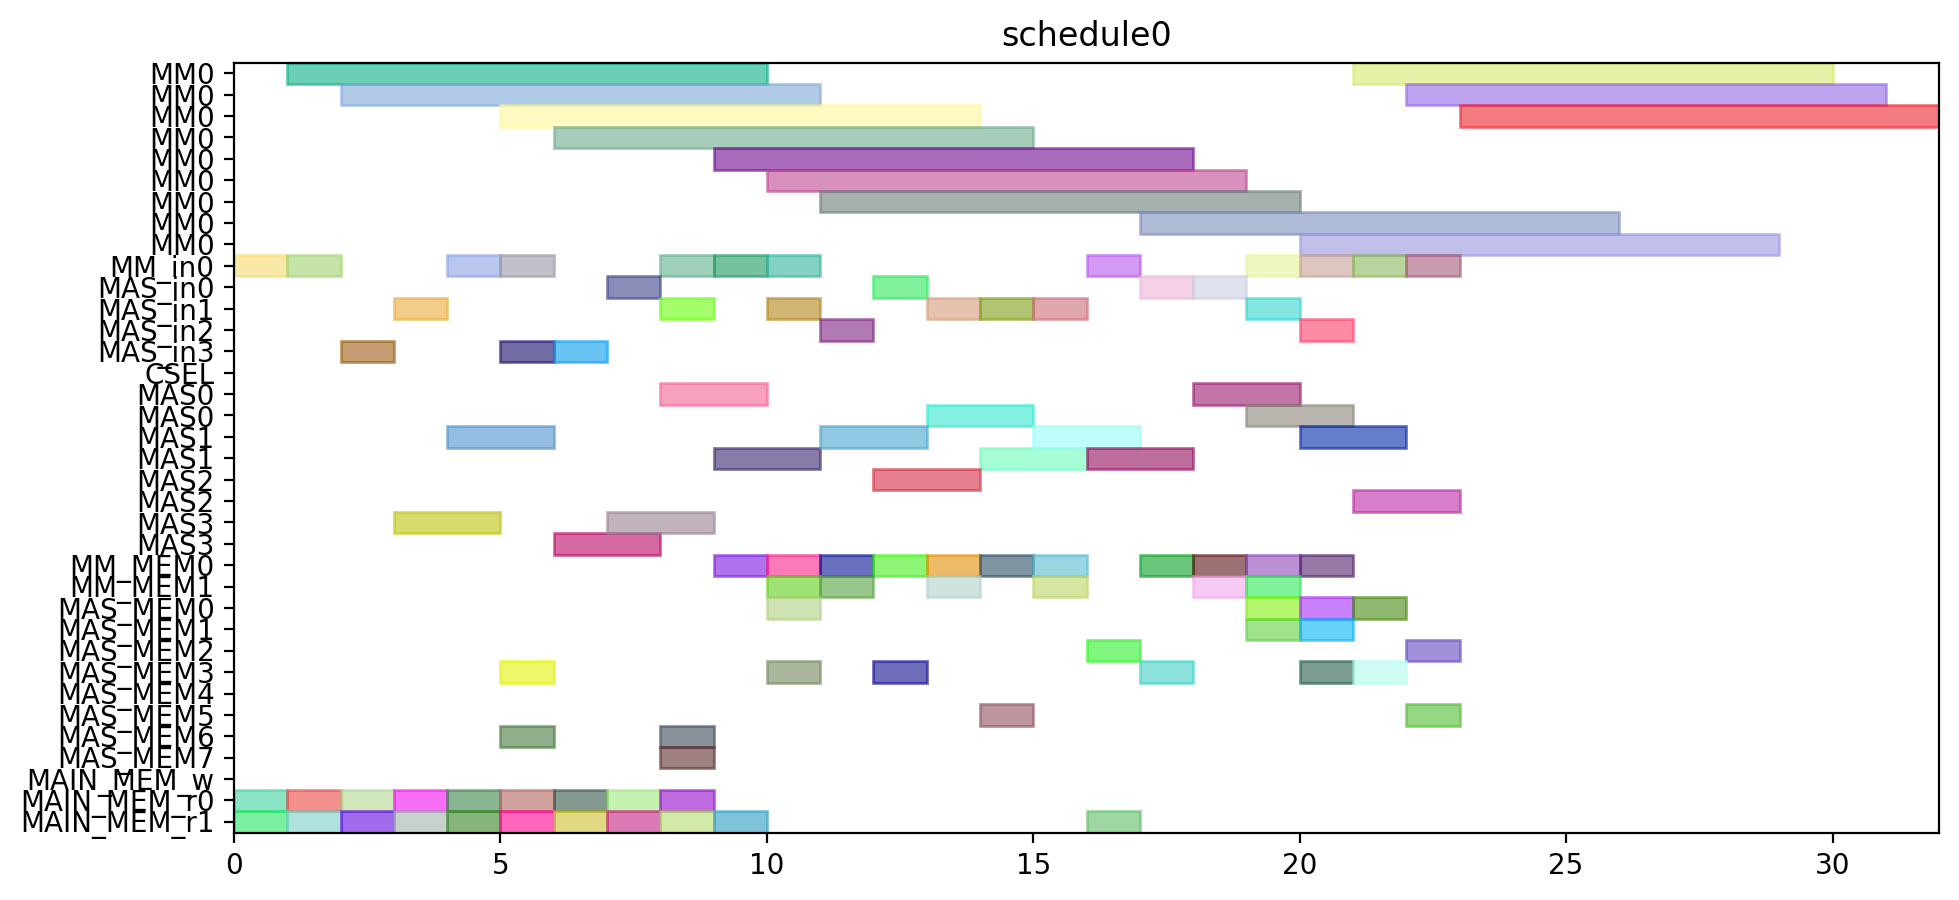

Generate this figure with Python:
from pyschedule import Scenario, solvers, plotters, alt


def solve():
	horizon = 120
	S = Scenario("schedule0", horizon=horizon)

	# resource
	MM = S.Resources('MM', num=1, size=9)
	MM_in = S.Resources('MM_in', num=1)
	MAS_in = S.Resources('MAS_in', num=4)
	CSEL = S.Resource('CSEL')
	MAS = S.Resources('MAS', num=4, size=2, periods=range(1, horizon))
	MM_MEM = S.Resources('MM_MEM', num=2)
	MAS_MEM = S.Resources('MAS_MEM', num=8)
	MAIN_MEM_w = S.Resource('MAIN_MEM_w', size=1)
	MAIN_MEM_r = S.Resources('MAIN_MEM_r', num=2)

	# result of previous scheduling

	# new tasks
	t0 = S.Task('t0', length=9, delay_cost=1)
	t0 += alt(MM)
	t0_in = S.Task('t0_in', length=1, delay_cost=1)
	t0_in += alt(MM_in)
	S += t0_in*MM_in[0]<=t0*MM[0]
	t0_mem0 = S.Task('t0_mem0', length=1, delay_cost=1)
	t0_mem0 += MAIN_MEM_r[0]
	S += t0_mem0 <= t0

	t0_mem1 = S.Task('t0_mem1', length=1, delay_cost=1)
	t0_mem1 += MAIN_MEM_r[1]
	S += t0_mem1 <= t0

	t1 = S.Task('t1', length=9, delay_cost=1)
	t1 += alt(MM)
	t1_in = S.Task('t1_in', length=1, delay_cost=1)
	t1_in += alt(MM_in)
	S += t1_in*MM_in[0]<=t1*MM[0]
	t1_mem0 = S.Task('t1_mem0', length=1, delay_cost=1)
	t1_mem0 += MAIN_MEM_r[0]
	S += t1_mem0 <= t1

	t1_mem1 = S.Task('t1_mem1', length=1, delay_cost=1)
	t1_mem1 += MAIN_MEM_r[1]
	S += t1_mem1 <= t1

	t2 = S.Task('t2', length=9, delay_cost=1)
	t2 += alt(MM)
	t2_in = S.Task('t2_in', length=1, delay_cost=1)
	t2_in += alt(MM_in)
	S += t2_in*MM_in[0]<=t2*MM[0]
	t2_mem0 = S.Task('t2_mem0', length=1, delay_cost=1)
	t2_mem0 += MAIN_MEM_r[0]
	S += t2_mem0 <= t2

	t2_mem1 = S.Task('t2_mem1', length=1, delay_cost=1)
	t2_mem1 += MAIN_MEM_r[1]
	S += t2_mem1 <= t2

	t3 = S.Task('t3', length=2, delay_cost=1)
	t3 += alt(MAS)
	t3_in = S.Task('t3_in', length=1, delay_cost=1)
	t3_in += alt(MAS_in)
	S += t3_in*MAS_in[0]<=t3*MAS[0]

	S += t3_in*MAS_in[1]<=t3*MAS[1]

	S += t3_in*MAS_in[2]<=t3*MAS[2]

	S += t3_in*MAS_in[3]<=t3*MAS[3]

	t3_mem0 = S.Task('t3_mem0', length=1, delay_cost=1)
	t3_mem0 += MAIN_MEM_r[0]
	S += t3_mem0 <= t3

	t3_mem1 = S.Task('t3_mem1', length=1, delay_cost=1)
	t3_mem1 += MAIN_MEM_r[1]
	S += t3_mem1 <= t3

	t4 = S.Task('t4', length=2, delay_cost=1)
	t4 += alt(MAS)
	t4_in = S.Task('t4_in', length=1, delay_cost=1)
	t4_in += alt(MAS_in)
	S += t4_in*MAS_in[0]<=t4*MAS[0]

	S += t4_in*MAS_in[1]<=t4*MAS[1]

	S += t4_in*MAS_in[2]<=t4*MAS[2]

	S += t4_in*MAS_in[3]<=t4*MAS[3]

	t4_mem0 = S.Task('t4_mem0', length=1, delay_cost=1)
	t4_mem0 += MAIN_MEM_r[0]
	S += t4_mem0 <= t4

	t4_mem1 = S.Task('t4_mem1', length=1, delay_cost=1)
	t4_mem1 += MAIN_MEM_r[1]
	S += t4_mem1 <= t4

	t8 = S.Task('t8', length=2, delay_cost=1)
	t8 += alt(MAS)
	t8_in = S.Task('t8_in', length=1, delay_cost=1)
	t8_in += alt(MAS_in)
	S += t8_in*MAS_in[0]<=t8*MAS[0]

	S += t8_in*MAS_in[1]<=t8*MAS[1]

	S += t8_in*MAS_in[2]<=t8*MAS[2]

	S += t8_in*MAS_in[3]<=t8*MAS[3]

	t8_mem0 = S.Task('t8_mem0', length=1, delay_cost=1)
	t8_mem0 += MAIN_MEM_r[0]
	S += t8_mem0 <= t8

	t8_mem1 = S.Task('t8_mem1', length=1, delay_cost=1)
	t8_mem1 += MAIN_MEM_r[1]
	S += t8_mem1 <= t8

	t9 = S.Task('t9', length=2, delay_cost=1)
	t9 += alt(MAS)
	t9_in = S.Task('t9_in', length=1, delay_cost=1)
	t9_in += alt(MAS_in)
	S += t9_in*MAS_in[0]<=t9*MAS[0]

	S += t9_in*MAS_in[1]<=t9*MAS[1]

	S += t9_in*MAS_in[2]<=t9*MAS[2]

	S += t9_in*MAS_in[3]<=t9*MAS[3]

	t9_mem0 = S.Task('t9_mem0', length=1, delay_cost=1)
	t9_mem0 += MAIN_MEM_r[0]
	S += t9_mem0 <= t9

	t9_mem1 = S.Task('t9_mem1', length=1, delay_cost=1)
	t9_mem1 += MAIN_MEM_r[1]
	S += t9_mem1 <= t9

	t13 = S.Task('t13', length=2, delay_cost=1)
	t13 += alt(MAS)
	t13_in = S.Task('t13_in', length=1, delay_cost=1)
	t13_in += alt(MAS_in)
	S += t13_in*MAS_in[0]<=t13*MAS[0]

	S += t13_in*MAS_in[1]<=t13*MAS[1]

	S += t13_in*MAS_in[2]<=t13*MAS[2]

	S += t13_in*MAS_in[3]<=t13*MAS[3]

	t13_mem0 = S.Task('t13_mem0', length=1, delay_cost=1)
	t13_mem0 += MAIN_MEM_r[0]
	S += t13_mem0 <= t13

	t13_mem1 = S.Task('t13_mem1', length=1, delay_cost=1)
	t13_mem1 += MAIN_MEM_r[1]
	S += t13_mem1 <= t13

	t14 = S.Task('t14', length=2, delay_cost=1)
	t14 += alt(MAS)
	t14_in = S.Task('t14_in', length=1, delay_cost=1)
	t14_in += alt(MAS_in)
	S += t14_in*MAS_in[0]<=t14*MAS[0]

	S += t14_in*MAS_in[1]<=t14*MAS[1]

	S += t14_in*MAS_in[2]<=t14*MAS[2]

	S += t14_in*MAS_in[3]<=t14*MAS[3]

	t14_mem0 = S.Task('t14_mem0', length=1, delay_cost=1)
	t14_mem0 += MAIN_MEM_r[0]
	S += t14_mem0 <= t14

	t14_mem1 = S.Task('t14_mem1', length=1, delay_cost=1)
	t14_mem1 += MAIN_MEM_r[1]
	S += t14_mem1 <= t14

	t5 = S.Task('t5', length=9, delay_cost=1)
	t5 += alt(MM)
	t5_in = S.Task('t5_in', length=1, delay_cost=1)
	t5_in += alt(MM_in)
	S += t5_in*MM_in[0]<=t5*MM[0]
	t5_mem0 = S.Task('t5_mem0', length=1, delay_cost=1)
	t5_mem0 += alt(MAS_MEM)
	S += (t3*MAS[0])-1 < t5_mem0*MAS_MEM[0]
	S += (t3*MAS[1])-1 < t5_mem0*MAS_MEM[2]
	S += (t3*MAS[2])-1 < t5_mem0*MAS_MEM[4]
	S += (t3*MAS[3])-1 < t5_mem0*MAS_MEM[6]
	S += t5_mem0 <= t5

	t5_mem1 = S.Task('t5_mem1', length=1, delay_cost=1)
	t5_mem1 += alt(MAS_MEM)
	S += (t4*MAS[0])-1 < t5_mem1*MAS_MEM[1]
	S += (t4*MAS[1])-1 < t5_mem1*MAS_MEM[3]
	S += (t4*MAS[2])-1 < t5_mem1*MAS_MEM[5]
	S += (t4*MAS[3])-1 < t5_mem1*MAS_MEM[7]
	S += t5_mem1 <= t5

	t6 = S.Task('t6', length=2, delay_cost=1)
	t6 += alt(MAS)
	t6_in = S.Task('t6_in', length=1, delay_cost=1)
	t6_in += alt(MAS_in)
	S += t6_in*MAS_in[0]<=t6*MAS[0]

	S += t6_in*MAS_in[1]<=t6*MAS[1]

	S += t6_in*MAS_in[2]<=t6*MAS[2]

	S += t6_in*MAS_in[3]<=t6*MAS[3]

	t6_mem0 = S.Task('t6_mem0', length=1, delay_cost=1)
	t6_mem0 += alt(MM_MEM)
	S += (t0*MM[0])-1 < t6_mem0*MM_MEM[0]
	S += t6_mem0 <= t6

	t6_mem1 = S.Task('t6_mem1', length=1, delay_cost=1)
	t6_mem1 += alt(MM_MEM)
	S += (t1*MM[0])-1 < t6_mem1*MM_MEM[1]
	S += t6_mem1 <= t6

	t10 = S.Task('t10', length=9, delay_cost=1)
	t10 += alt(MM)
	t10_in = S.Task('t10_in', length=1, delay_cost=1)
	t10_in += alt(MM_in)
	S += t10_in*MM_in[0]<=t10*MM[0]
	t10_mem0 = S.Task('t10_mem0', length=1, delay_cost=1)
	t10_mem0 += alt(MAS_MEM)
	S += (t8*MAS[0])-1 < t10_mem0*MAS_MEM[0]
	S += (t8*MAS[1])-1 < t10_mem0*MAS_MEM[2]
	S += (t8*MAS[2])-1 < t10_mem0*MAS_MEM[4]
	S += (t8*MAS[3])-1 < t10_mem0*MAS_MEM[6]
	S += t10_mem0 <= t10

	t10_mem1 = S.Task('t10_mem1', length=1, delay_cost=1)
	t10_mem1 += alt(MAS_MEM)
	S += (t9*MAS[0])-1 < t10_mem1*MAS_MEM[1]
	S += (t9*MAS[1])-1 < t10_mem1*MAS_MEM[3]
	S += (t9*MAS[2])-1 < t10_mem1*MAS_MEM[5]
	S += (t9*MAS[3])-1 < t10_mem1*MAS_MEM[7]
	S += t10_mem1 <= t10

	t11 = S.Task('t11', length=2, delay_cost=1)
	t11 += alt(MAS)
	t11_in = S.Task('t11_in', length=1, delay_cost=1)
	t11_in += alt(MAS_in)
	S += t11_in*MAS_in[0]<=t11*MAS[0]

	S += t11_in*MAS_in[1]<=t11*MAS[1]

	S += t11_in*MAS_in[2]<=t11*MAS[2]

	S += t11_in*MAS_in[3]<=t11*MAS[3]

	t11_mem0 = S.Task('t11_mem0', length=1, delay_cost=1)
	t11_mem0 += alt(MM_MEM)
	S += (t1*MM[0])-1 < t11_mem0*MM_MEM[0]
	S += t11_mem0 <= t11

	t11_mem1 = S.Task('t11_mem1', length=1, delay_cost=1)
	t11_mem1 += alt(MM_MEM)
	S += (t2*MM[0])-1 < t11_mem1*MM_MEM[1]
	S += t11_mem1 <= t11

	t15 = S.Task('t15', length=9, delay_cost=1)
	t15 += alt(MM)
	t15_in = S.Task('t15_in', length=1, delay_cost=1)
	t15_in += alt(MM_in)
	S += t15_in*MM_in[0]<=t15*MM[0]
	t15_mem0 = S.Task('t15_mem0', length=1, delay_cost=1)
	t15_mem0 += alt(MAS_MEM)
	S += (t13*MAS[0])-1 < t15_mem0*MAS_MEM[0]
	S += (t13*MAS[1])-1 < t15_mem0*MAS_MEM[2]
	S += (t13*MAS[2])-1 < t15_mem0*MAS_MEM[4]
	S += (t13*MAS[3])-1 < t15_mem0*MAS_MEM[6]
	S += t15_mem0 <= t15

	t15_mem1 = S.Task('t15_mem1', length=1, delay_cost=1)
	t15_mem1 += alt(MAS_MEM)
	S += (t14*MAS[0])-1 < t15_mem1*MAS_MEM[1]
	S += (t14*MAS[1])-1 < t15_mem1*MAS_MEM[3]
	S += (t14*MAS[2])-1 < t15_mem1*MAS_MEM[5]
	S += (t14*MAS[3])-1 < t15_mem1*MAS_MEM[7]
	S += t15_mem1 <= t15

	t16 = S.Task('t16', length=2, delay_cost=1)
	t16 += alt(MAS)
	t16_in = S.Task('t16_in', length=1, delay_cost=1)
	t16_in += alt(MAS_in)
	S += t16_in*MAS_in[0]<=t16*MAS[0]

	S += t16_in*MAS_in[1]<=t16*MAS[1]

	S += t16_in*MAS_in[2]<=t16*MAS[2]

	S += t16_in*MAS_in[3]<=t16*MAS[3]

	t16_mem0 = S.Task('t16_mem0', length=1, delay_cost=1)
	t16_mem0 += alt(MM_MEM)
	S += (t0*MM[0])-1 < t16_mem0*MM_MEM[0]
	S += t16_mem0 <= t16

	t16_mem1 = S.Task('t16_mem1', length=1, delay_cost=1)
	t16_mem1 += alt(MM_MEM)
	S += (t2*MM[0])-1 < t16_mem1*MM_MEM[1]
	S += t16_mem1 <= t16

	t18 = S.Task('t18', length=2, delay_cost=1)
	t18 += alt(MAS)
	t18_in = S.Task('t18_in', length=1, delay_cost=1)
	t18_in += alt(MAS_in)
	S += t18_in*MAS_in[0]<=t18*MAS[0]

	S += t18_in*MAS_in[1]<=t18*MAS[1]

	S += t18_in*MAS_in[2]<=t18*MAS[2]

	S += t18_in*MAS_in[3]<=t18*MAS[3]

	t18_mem0 = S.Task('t18_mem0', length=1, delay_cost=1)
	t18_mem0 += alt(MM_MEM)
	S += (t0*MM[0])-1 < t18_mem0*MM_MEM[0]
	S += t18_mem0 <= t18

	t18_mem1 = S.Task('t18_mem1', length=1, delay_cost=1)
	t18_mem1 += alt(MM_MEM)
	S += (t0*MM[0])-1 < t18_mem1*MM_MEM[1]
	S += t18_mem1 <= t18

	t20 = S.Task('t20', length=9, delay_cost=1)
	t20 += alt(MM)
	t20_in = S.Task('t20_in', length=1, delay_cost=1)
	t20_in += alt(MM_in)
	S += t20_in*MM_in[0]<=t20*MM[0]
	t20_mem0 = S.Task('t20_mem0', length=1, delay_cost=1)
	t20_mem0 += alt(MM_MEM)
	S += (t2*MM[0])-1 < t20_mem0*MM_MEM[0]
	S += t20_mem0 <= t20

	t20_mem1 = S.Task('t20_mem1', length=1, delay_cost=1)
	t20_mem1 += MAIN_MEM_r[1]
	S += t20_mem1 <= t20

	t7 = S.Task('t7', length=2, delay_cost=1)
	t7 += alt(MAS)
	t7_in = S.Task('t7_in', length=1, delay_cost=1)
	t7_in += alt(MAS_in)
	S += t7_in*MAS_in[0]<=t7*MAS[0]

	S += t7_in*MAS_in[1]<=t7*MAS[1]

	S += t7_in*MAS_in[2]<=t7*MAS[2]

	S += t7_in*MAS_in[3]<=t7*MAS[3]

	t7_mem0 = S.Task('t7_mem0', length=1, delay_cost=1)
	t7_mem0 += alt(MM_MEM)
	S += (t5*MM[0])-1 < t7_mem0*MM_MEM[0]
	S += t7_mem0 <= t7

	t7_mem1 = S.Task('t7_mem1', length=1, delay_cost=1)
	t7_mem1 += alt(MAS_MEM)
	S += (t6*MAS[0])-1 < t7_mem1*MAS_MEM[1]
	S += (t6*MAS[1])-1 < t7_mem1*MAS_MEM[3]
	S += (t6*MAS[2])-1 < t7_mem1*MAS_MEM[5]
	S += (t6*MAS[3])-1 < t7_mem1*MAS_MEM[7]
	S += t7_mem1 <= t7

	t12 = S.Task('t12', length=2, delay_cost=1)
	t12 += alt(MAS)
	t12_in = S.Task('t12_in', length=1, delay_cost=1)
	t12_in += alt(MAS_in)
	S += t12_in*MAS_in[0]<=t12*MAS[0]

	S += t12_in*MAS_in[1]<=t12*MAS[1]

	S += t12_in*MAS_in[2]<=t12*MAS[2]

	S += t12_in*MAS_in[3]<=t12*MAS[3]

	t12_mem0 = S.Task('t12_mem0', length=1, delay_cost=1)
	t12_mem0 += alt(MM_MEM)
	S += (t10*MM[0])-1 < t12_mem0*MM_MEM[0]
	S += t12_mem0 <= t12

	t12_mem1 = S.Task('t12_mem1', length=1, delay_cost=1)
	t12_mem1 += alt(MAS_MEM)
	S += (t11*MAS[0])-1 < t12_mem1*MAS_MEM[1]
	S += (t11*MAS[1])-1 < t12_mem1*MAS_MEM[3]
	S += (t11*MAS[2])-1 < t12_mem1*MAS_MEM[5]
	S += (t11*MAS[3])-1 < t12_mem1*MAS_MEM[7]
	S += t12_mem1 <= t12

	t17 = S.Task('t17', length=2, delay_cost=1)
	t17 += alt(MAS)
	t17_in = S.Task('t17_in', length=1, delay_cost=1)
	t17_in += alt(MAS_in)
	S += t17_in*MAS_in[0]<=t17*MAS[0]

	S += t17_in*MAS_in[1]<=t17*MAS[1]

	S += t17_in*MAS_in[2]<=t17*MAS[2]

	S += t17_in*MAS_in[3]<=t17*MAS[3]

	t17_mem0 = S.Task('t17_mem0', length=1, delay_cost=1)
	t17_mem0 += alt(MM_MEM)
	S += (t15*MM[0])-1 < t17_mem0*MM_MEM[0]
	S += t17_mem0 <= t17

	t17_mem1 = S.Task('t17_mem1', length=1, delay_cost=1)
	t17_mem1 += alt(MAS_MEM)
	S += (t16*MAS[0])-1 < t17_mem1*MAS_MEM[1]
	S += (t16*MAS[1])-1 < t17_mem1*MAS_MEM[3]
	S += (t16*MAS[2])-1 < t17_mem1*MAS_MEM[5]
	S += (t16*MAS[3])-1 < t17_mem1*MAS_MEM[7]
	S += t17_mem1 <= t17

	t19 = S.Task('t19', length=2, delay_cost=1)
	t19 += alt(MAS)
	t19_in = S.Task('t19_in', length=1, delay_cost=1)
	t19_in += alt(MAS_in)
	S += t19_in*MAS_in[0]<=t19*MAS[0]

	S += t19_in*MAS_in[1]<=t19*MAS[1]

	S += t19_in*MAS_in[2]<=t19*MAS[2]

	S += t19_in*MAS_in[3]<=t19*MAS[3]

	t19_mem0 = S.Task('t19_mem0', length=1, delay_cost=1)
	t19_mem0 += alt(MM_MEM)
	S += (t0*MM[0])-1 < t19_mem0*MM_MEM[0]
	S += t19_mem0 <= t19

	t19_mem1 = S.Task('t19_mem1', length=1, delay_cost=1)
	t19_mem1 += alt(MAS_MEM)
	S += (t18*MAS[0])-1 < t19_mem1*MAS_MEM[1]
	S += (t18*MAS[1])-1 < t19_mem1*MAS_MEM[3]
	S += (t18*MAS[2])-1 < t19_mem1*MAS_MEM[5]
	S += (t18*MAS[3])-1 < t19_mem1*MAS_MEM[7]
	S += t19_mem1 <= t19

	t21 = S.Task('t21', length=2, delay_cost=1)
	t21 += alt(MAS)
	t21_in = S.Task('t21_in', length=1, delay_cost=1)
	t21_in += alt(MAS_in)
	S += t21_in*MAS_in[0]<=t21*MAS[0]

	S += t21_in*MAS_in[1]<=t21*MAS[1]

	S += t21_in*MAS_in[2]<=t21*MAS[2]

	S += t21_in*MAS_in[3]<=t21*MAS[3]

	t21_mem0 = S.Task('t21_mem0', length=1, delay_cost=1)
	t21_mem0 += alt(MM_MEM)
	S += (t1*MM[0])-1 < t21_mem0*MM_MEM[0]
	S += t21_mem0 <= t21

	t21_mem1 = S.Task('t21_mem1', length=1, delay_cost=1)
	t21_mem1 += alt(MM_MEM)
	S += (t20*MM[0])-1 < t21_mem1*MM_MEM[1]
	S += t21_mem1 <= t21

	t22 = S.Task('t22', length=2, delay_cost=1)
	t22 += alt(MAS)
	t22_in = S.Task('t22_in', length=1, delay_cost=1)
	t22_in += alt(MAS_in)
	S += t22_in*MAS_in[0]<=t22*MAS[0]

	S += t22_in*MAS_in[1]<=t22*MAS[1]

	S += t22_in*MAS_in[2]<=t22*MAS[2]

	S += t22_in*MAS_in[3]<=t22*MAS[3]

	t22_mem0 = S.Task('t22_mem0', length=1, delay_cost=1)
	t22_mem0 += alt(MM_MEM)
	S += (t1*MM[0])-1 < t22_mem0*MM_MEM[0]
	S += t22_mem0 <= t22

	t22_mem1 = S.Task('t22_mem1', length=1, delay_cost=1)
	t22_mem1 += alt(MM_MEM)
	S += (t20*MM[0])-1 < t22_mem1*MM_MEM[1]
	S += t22_mem1 <= t22

	t23 = S.Task('t23', length=9, delay_cost=1)
	t23 += alt(MM)
	t23_in = S.Task('t23_in', length=1, delay_cost=1)
	t23_in += alt(MM_in)
	S += t23_in*MM_in[0]<=t23*MM[0]
	t23_mem0 = S.Task('t23_mem0', length=1, delay_cost=1)
	t23_mem0 += alt(MAS_MEM)
	S += (t17*MAS[0])-1 < t23_mem0*MAS_MEM[0]
	S += (t17*MAS[1])-1 < t23_mem0*MAS_MEM[2]
	S += (t17*MAS[2])-1 < t23_mem0*MAS_MEM[4]
	S += (t17*MAS[3])-1 < t23_mem0*MAS_MEM[6]
	S += t23_mem0 <= t23

	t23_mem1 = S.Task('t23_mem1', length=1, delay_cost=1)
	t23_mem1 += MAIN_MEM_r[1]
	S += t23_mem1 <= t23

	t25 = S.Task('t25', length=9, delay_cost=1)
	t25 += alt(MM)
	t25_in = S.Task('t25_in', length=1, delay_cost=1)
	t25_in += alt(MM_in)
	S += t25_in*MM_in[0]<=t25*MM[0]
	t25_mem0 = S.Task('t25_mem0', length=1, delay_cost=1)
	t25_mem0 += alt(MAS_MEM)
	S += (t7*MAS[0])-1 < t25_mem0*MAS_MEM[0]
	S += (t7*MAS[1])-1 < t25_mem0*MAS_MEM[2]
	S += (t7*MAS[2])-1 < t25_mem0*MAS_MEM[4]
	S += (t7*MAS[3])-1 < t25_mem0*MAS_MEM[6]
	S += t25_mem0 <= t25

	t25_mem1 = S.Task('t25_mem1', length=1, delay_cost=1)
	t25_mem1 += alt(MAS_MEM)
	S += (t22*MAS[0])-1 < t25_mem1*MAS_MEM[1]
	S += (t22*MAS[1])-1 < t25_mem1*MAS_MEM[3]
	S += (t22*MAS[2])-1 < t25_mem1*MAS_MEM[5]
	S += (t22*MAS[3])-1 < t25_mem1*MAS_MEM[7]
	S += t25_mem1 <= t25

	t27 = S.Task('t27', length=9, delay_cost=1)
	t27 += alt(MM)
	t27_in = S.Task('t27_in', length=1, delay_cost=1)
	t27_in += alt(MM_in)
	S += t27_in*MM_in[0]<=t27*MM[0]
	t27_mem0 = S.Task('t27_mem0', length=1, delay_cost=1)
	t27_mem0 += alt(MAS_MEM)
	S += (t22*MAS[0])-1 < t27_mem0*MAS_MEM[0]
	S += (t22*MAS[1])-1 < t27_mem0*MAS_MEM[2]
	S += (t22*MAS[2])-1 < t27_mem0*MAS_MEM[4]
	S += (t22*MAS[3])-1 < t27_mem0*MAS_MEM[6]
	S += t27_mem0 <= t27

	t27_mem1 = S.Task('t27_mem1', length=1, delay_cost=1)
	t27_mem1 += alt(MAS_MEM)
	S += (t21*MAS[0])-1 < t27_mem1*MAS_MEM[1]
	S += (t21*MAS[1])-1 < t27_mem1*MAS_MEM[3]
	S += (t21*MAS[2])-1 < t27_mem1*MAS_MEM[5]
	S += (t21*MAS[3])-1 < t27_mem1*MAS_MEM[7]
	S += t27_mem1 <= t27

	t28 = S.Task('t28', length=9, delay_cost=1)
	t28 += alt(MM)
	t28_in = S.Task('t28_in', length=1, delay_cost=1)
	t28_in += alt(MM_in)
	S += t28_in*MM_in[0]<=t28*MM[0]
	t28_mem0 = S.Task('t28_mem0', length=1, delay_cost=1)
	t28_mem0 += alt(MAS_MEM)
	S += (t19*MAS[0])-1 < t28_mem0*MAS_MEM[0]
	S += (t19*MAS[1])-1 < t28_mem0*MAS_MEM[2]
	S += (t19*MAS[2])-1 < t28_mem0*MAS_MEM[4]
	S += (t19*MAS[3])-1 < t28_mem0*MAS_MEM[6]
	S += t28_mem0 <= t28

	t28_mem1 = S.Task('t28_mem1', length=1, delay_cost=1)
	t28_mem1 += alt(MAS_MEM)
	S += (t7*MAS[0])-1 < t28_mem1*MAS_MEM[1]
	S += (t7*MAS[1])-1 < t28_mem1*MAS_MEM[3]
	S += (t7*MAS[2])-1 < t28_mem1*MAS_MEM[5]
	S += (t7*MAS[3])-1 < t28_mem1*MAS_MEM[7]
	S += t28_mem1 <= t28

	t29 = S.Task('t29', length=9, delay_cost=1)
	t29 += alt(MM)
	t29_in = S.Task('t29_in', length=1, delay_cost=1)
	t29_in += alt(MM_in)
	S += t29_in*MM_in[0]<=t29*MM[0]
	t29_mem0 = S.Task('t29_mem0', length=1, delay_cost=1)
	t29_mem0 += alt(MAS_MEM)
	S += (t21*MAS[0])-1 < t29_mem0*MAS_MEM[0]
	S += (t21*MAS[1])-1 < t29_mem0*MAS_MEM[2]
	S += (t21*MAS[2])-1 < t29_mem0*MAS_MEM[4]
	S += (t21*MAS[3])-1 < t29_mem0*MAS_MEM[6]
	S += t29_mem0 <= t29

	t29_mem1 = S.Task('t29_mem1', length=1, delay_cost=1)
	t29_mem1 += alt(MAS_MEM)
	S += (t12*MAS[0])-1 < t29_mem1*MAS_MEM[1]
	S += (t12*MAS[1])-1 < t29_mem1*MAS_MEM[3]
	S += (t12*MAS[2])-1 < t29_mem1*MAS_MEM[5]
	S += (t12*MAS[3])-1 < t29_mem1*MAS_MEM[7]
	S += t29_mem1 <= t29

	solvers.mip.solve(S,msg=1,kind='CPLEX',ratio_gap=1.01)

	solution = [['hoge']*len(S.solution()[1]) for i in range(len(S.solution()))]
	for i in range(len(S.solution())):
		for j in range(len(S.solution()[i])):
			solution[i][j]=str(S.solution()[i][j])
	print(solution)

	cycles = int(solution[-1][3])

	pic_file_name = "/home/mfukuda/ABE/multiRAM_multiMAS_16mux/scheduling_result/stage9MM1_stage2MAS4/EP_ADD_A_0/schedule0.png"
	if(S.solution() != []):
		plotters.matplotlib.plot(S,img_filename=pic_file_name, show_task_labels=False, fig_size=(cycles*0.25+3, 5))

	return solution
